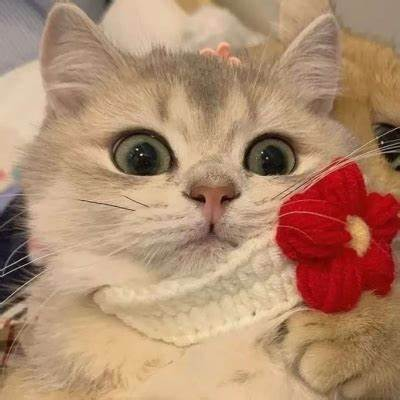
#> input picture cat.jpg, 400 x 400 px, given in place of video.flv, which was not available
$ python 8.py
#> lines starting #> are read from the running program, lines starting #| are printed output that depends on the picture; after the words box and inside, x2 and y2 are one past the last pixel; in counts of white or black regions, pixels touching at a corner belong together; pictures that were not available may be replaced by others from this repository, and a replacement may not be noted
import cv2

# 获取视频
video = cv2.VideoCapture('./video.flv')
# KNN背景分割器,设置阴影检测
bs = cv2.createBackgroundSubtractorKNN(detectShadows=True)

while True:
    # 读取视频每一帧
    ret, frame = video.read()
#> frame is the input picture: shape (400, 400, 3); mean B, G, R 110.5, 138.3, 175.6
    frame = cv2.resize(frame, (640, 480))
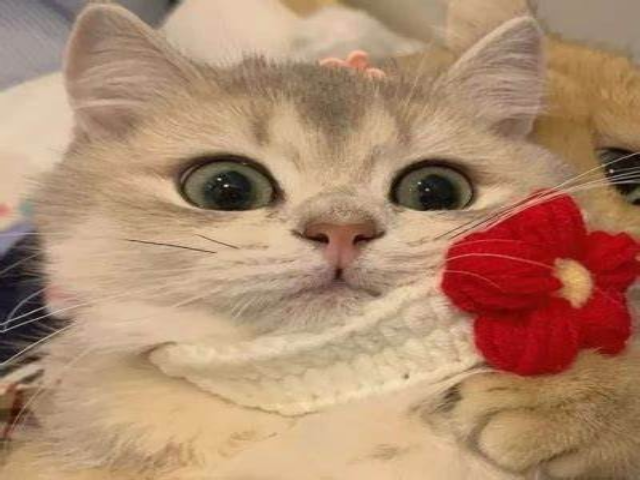
#> frame: shape (480, 640, 3); mean B, G, R 110.4, 138.2, 175.5
    # 计算视频的前景掩码
    fgmask = bs.apply(frame)
#> fgmask: shape (480, 640); every value is 255
    # 图像阈值化
    th = cv2.threshold(fgmask.copy(), 244, 255, cv2.THRESH_BINARY)[1]
    # 膨胀图像,减少错误
    dilated = cv2.dilate(th, cv2.getStructuringElement(cv2.MORPH_ELLIPSE, (3, 3)), iterations=2)

    # 得到图像中的目标轮廓
    contours, hier = cv2.findContours(dilated, cv2.RETR_EXTERNAL, cv2.CHAIN_APPROX_SIMPLE)
#> contours = [[[0, 0], [0, 479], [639, 479], [639, 0]]]

    for c in contours:
        if cv2.contourArea(c) > 1600:
            # 绘制目标矩形框
            (x, y, w, h) = cv2.boundingRect(c)
            cv2.rectangle(frame, (x, y), (x+w, y+h), (255, 255, 0), 2)
#> this loop made 1 pass
#> (c, x, y, w, h) on pass 1: ([[0, 0], [0, 479], [639, 479], [639, 0]], 0, 0, 640, 480)
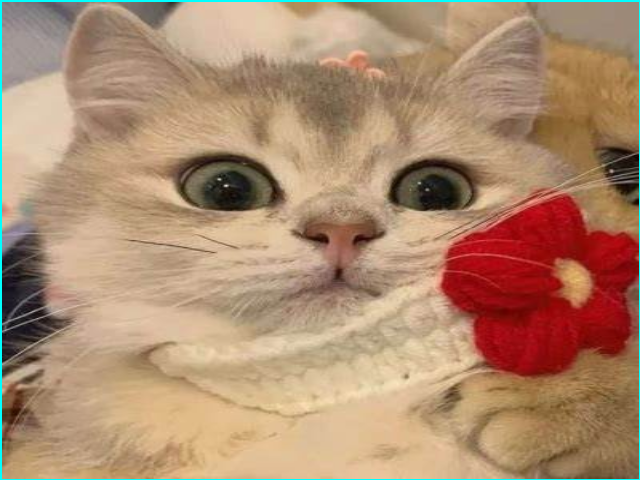
#> frame: shape (480, 640, 3); 1.09% of pixels changed, all inside (x1, y1, x2, y2) = (0, 0, 640, 480)

    # 显示差异视频
    cv2.imshow('mog', fgmask)
    # cv2.imshow('thresh', th)
    # 显示检测视频
    cv2.imshow('detection', frame)
    if cv2.waitKey(30) & 0xff == ord('q'):
#> (key q is pressed here)
        break

video.release()
cv2.destroyAllWindows()

$ run again, on nose.png
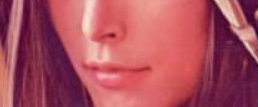
#> input picture nose.png, 258 x 107 px, given in place of video.flv, which was not available
#> frame is the input picture: shape (107, 258, 3); mean B, G, R 94, 79.2, 171.7
#> `frame = cv2.resize(frame, (640, 480))`:
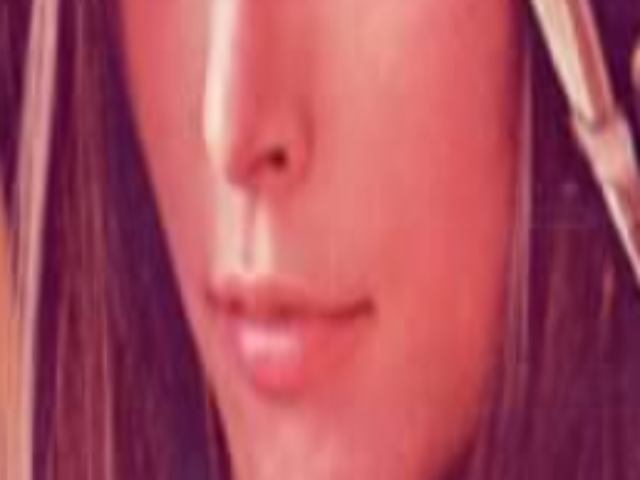
#> frame: shape (480, 640, 3); mean B, G, R 93.9, 79, 171.6
#> fgmask: shape (480, 640); every value is 255
#> contours = [[[0, 0], [0, 479], [639, 479], [639, 0]]]
#> the loop `for c in contours:` made 1 pass
#> (c, x, y, w, h) on pass 1: ([[0, 0], [0, 479], [639, 479], [639, 0]], 0, 0, 640, 480)
#> after the loop `for c in contours:`:
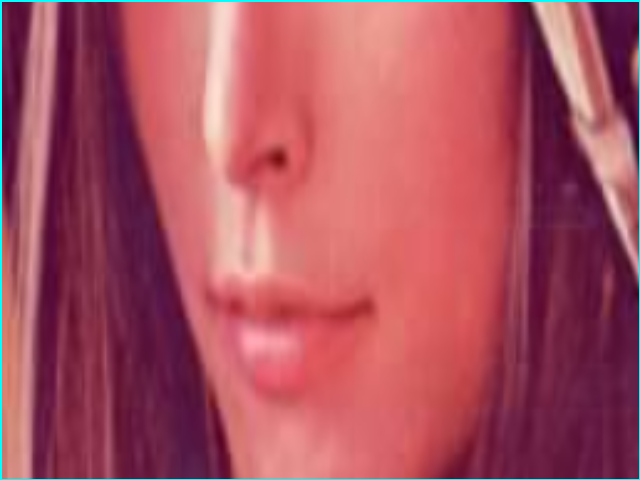
#> frame: shape (480, 640, 3); 1.09% of pixels changed, all inside (x1, y1, x2, y2) = (0, 0, 640, 480)
